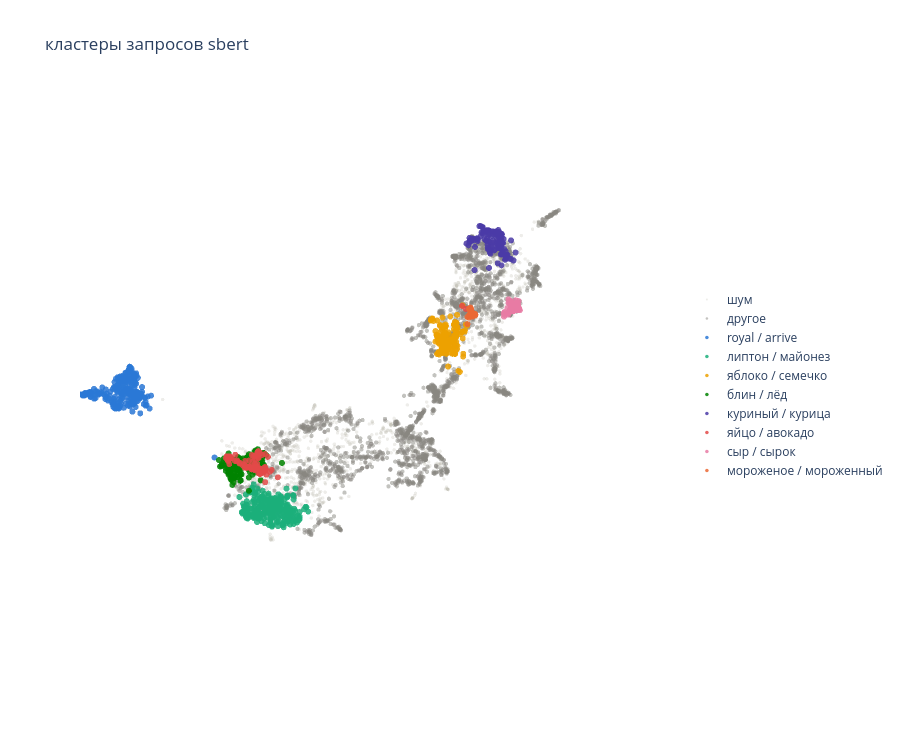

The cell this chart's notebook holds for it:
### Code cell
import plotly.graph_objects as go
import plotly.colors as pc

viz_reducer_3d_sbert = umap.UMAP(n_components=3, metric='cosine', random_state=42)
X_viz_3d_sbert = viz_reducer_3d_sbert.fit_transform(sbert_embeddings)

queries_arr_sbert = np.array(queries)

palette = ['#2a78d6', '#1baf7a', '#eda100', '#008300',
           '#4a3aa7', '#e34948', '#e87ba4', '#eb6834']


cluster_sizes_sbert = clustered_df_sbert[clustered_df_sbert['cluster'] != -1]['cluster'].value_counts()
top_clusters_sbert = cluster_sizes_sbert.head(8).index.tolist()

fig = go.Figure()

noise_mask = clustered_sbert == -1
fig.add_trace(go.Scatter3d(
    x=X_viz_3d_sbert[noise_mask, 0], y=X_viz_3d_sbert[noise_mask, 1], z=X_viz_3d_sbert[noise_mask, 2],
    mode='markers', marker=dict(size=2, color='#c3c2b7', opacity=0.3),
    text=queries_arr_sbert[noise_mask], hovertemplate='%{text}<extra></extra>',
    name='шум'
))

other_mask = ~noise_mask & ~np.isin(clustered_sbert, top_clusters_sbert)
if other_mask.any():
    fig.add_trace(go.Scatter3d(
        x=X_viz_3d_sbert[other_mask, 0], y=X_viz_3d_sbert[other_mask, 1], z=X_viz_3d_sbert[other_mask, 2],
        mode='markers', marker=dict(size=2.5, color='#898781', opacity=0.5),
        text=queries_arr_sbert[other_mask], hovertemplate='%{text}<extra></extra>',
        name='другое'
    ))

for color, c in zip(palette, top_clusters_sbert):
    mask = clustered_sbert == c
    fig.add_trace(go.Scatter3d(
        x=X_viz_3d_sbert[mask, 0], y=X_viz_3d_sbert[mask, 1], z=X_viz_3d_sbert[mask, 2],
        mode='markers', marker=dict(size=3.5, color=color, opacity=0.85),
        text=queries_arr_sbert[mask], hovertemplate='%{text}<extra></extra>',
        name=cluster_names_sbert.get(c, str(c))
    ))

fig.update_layout(
    title='кластеры запросов sbert',
    scene=dict(xaxis_visible=False, yaxis_visible=False, zaxis_visible=False),
    width=900, height=750,
    legend=dict(x=1.02, y=0.5)
)
fig.show()

### Figure 1 — Plotly figure (JSON) as saved in the notebook; plotly's stock layout.template omitted (floating-point values rounded to 4 significant figures; data arrays with more than 128 entries replaced by an {"elided": "..."} marker saying what was removed)
{"data": [{"hovertemplate": "%{text}<extra></extra>", "marker": {"color": "#c3c2b7", "opacity": 0.3, "size": 2}, "mode": "markers", "name": "шум", "text": {"elided": "1326 str values"}, "type": "scatter3d", "x": {"elided": "1326 float values"}, "y": {"elided": "1326 float values"}, "z": {"elided": "1326 float values"}}, {"hovertemplate": "%{text}<extra></extra>", "marker": {"color": "#898781", "opacity": 0.5, "size": 2.5}, "mode": "markers", "name": "другое", "text": {"elided": "2559 str values"}, "type": "scatter3d", "x": {"elided": "2559 float values"}, "y": {"elided": "2559 float values"}, "z": {"elided": "2559 float values"}}, {"hovertemplate": "%{text}<extra></extra>", "marker": {"color": "#2a78d6", "opacity": 0.85, "size": 3.5}, "mode": "markers", "name": "royal / arrive", "text": {"elided": "282 str values"}, "type": "scatter3d", "x": {"elided": "282 float values"}, "y": {"elided": "282 float values"}, "z": {"elided": "282 float values"}}, {"hovertemplate": "%{text}<extra></extra>", "marker": {"color": "#1baf7a", "opacity": 0.85, "size": 3.5}, "mode": "markers", "name": "липтон / майонез", "text": {"elided": "276 str values"}, "type": "scatter3d", "x": {"elided": "276 float values"}, "y": {"elided": "276 float values"}, "z": {"elided": "276 float values"}}, {"hovertemplate": "%{text}<extra></extra>", "marker": {"color": "#eda100", "opacity": 0.85, "size": 3.5}, "mode": "markers", "name": "яблоко / семечко", "text": {"elided": "181 str values"}, "type": "scatter3d", "x": {"elided": "181 float values"}, "y": {"elided": "181 float values"}, "z": {"elided": "181 float values"}}, {"hovertemplate": "%{text}<extra></extra>", "marker": {"color": "#008300", "opacity": 0.85, "size": 3.5}, "mode": "markers", "name": "блин / лёд", "text": {"elided": "162 str values"}, "type": "scatter3d", "x": {"elided": "162 float values"}, "y": {"elided": "162 float values"}, "z": {"elided": "162 float values"}}, {"hovertemplate": "%{text}<extra></extra>", "marker": {"color": "#4a3aa7", "opacity": 0.85, "size": 3.5}, "mode": "markers", "name": "куриный / курица", "text": {"elided": "149 str values"}, "type": "scatter3d", "x": {"elided": "149 float values"}, "y": {"elided": "149 float values"}, "z": {"elided": "149 float values"}}, {"hovertemplate": "%{text}<extra></extra>", "marker": {"color": "#e34948", "opacity": 0.85, "size": 3.5}, "mode": "markers", "name": "яйцо / авокадо", "text": [" корее", "kinder яйцо большое", "аво", "авокадо", "авокадо хасс", "амеиикано", "аулкадо", "афркадо", "бабушкино", "бадро", "бато", "безалко", "бездрожнаое", "биттео", "боканчини", "болоньезе maggi", "боржо", "боржоми", "бриивенное", "быстро приго", "варено", "газиро", "гранолаэ", "данисиссо", "даниссимо", "даниссимо тирамису", "добре", "дозато", "донисоимо", "затяжное", "зеленое село яйцо", "зеро", "итальянские при", "какаое", "канелли", "каннеллони", "комюо", "космбо", "курабье", "лавацо", "лечо", "лимонлимо", "майо", "майое", "макаро", "маскао", "мацаре", "меренговое пи", "меркнго", "миксидуо", "мисо", "мице", "млроженн", "мозито", "мохито", "мтроже", "напалено", "ну халапеньо", "орзо", "осало", "острый халапеньо", "параллини", "перетертое", "песто", "петушо", "плаавленн", "польское пе", "прошутто", "рамано", "рафаэлло", "ржано", "рико", "романо", "санфоо", "сгуще", "сельдио", "серце", "ситниковское", "слало", "сллив", "строчатело", "тарно", "таро", "темный гоко", "тесоо", "типа ригате", "тсто", "укладочное", "фаготтини", "фанта манго маракуйя", "фелино", "ферро роше", "филеевское", "фруто", "халопино", "черкизово сервелетти", "чибупело", "чириззо", "чиризо", "чирризо", "чоколатэ", "чооизо", "шаверно", "шоладное моро", "энергие", "эскимо", "эскимо maxiduo", "яйцо", "яйцо ка", "яйцо шокладное", "яшкино"], "type": "scatter3d", "x": [11.01, 10.44, 11.03, 10.35, 10.46, 10.88, 10.51, 10.53, 10.27, 10.7, 10.76, 11.1, 10.2, 10.43, 10.43, 10.43, 11.01, 10.23, 10.22, 11.21, 11.08, 10.55, 10.47, 10.62, 10.67, 10.28, 11.22, 11.12, 10.84, 10.17, 10.43, 10.9, 10.33, 10.32, 10.58, 10.44, 10.87, 10.48, 10.45, 10.32, 11.04, 11.04, 10.73, 10.34, 10.54, 10.57, 10.37, 10.2, 11.06, 10.34, 10.65, 10.48, 11.15, 10.84, 10.58, 11.07, 11.04, 10.51, 10.75, 11.12, 10.24, 10.42, 10.21, 10.63, 11.12, 11.17, 10.03, 10.43, 10.95, 10.55, 11.08, 10.61, 10.25, 10.55, 11.07, 10.58, 10.61, 10.04, 11.07, 11.24, 11.08, 11.07, 10.73, 10.67, 11.07, 10.66, 11.21, 10.15, 10.4, 10.39, 10.53, 11.09, 10.11, 10.57, 10.49, 10.49, 11.11, 10.54, 10.46, 10.51, 10.69, 10.7, 11.07, 10.39, 10.73, 0.499, 0.4853, 10.49, 11.15, 10.31, 10.44], "y": [5.336, 5.181, 5.082, 5.479, 5.489, 5.16, 5.472, 5.378, 5.202, 5.364, 5.258, 5.158, 5.096, 5.736, 5.478, 5.572, 5.113, 5.931, 5.116, 5.294, 5.091, 5.429, 5.732, 5.357, 5.269, 5.482, 5.402, 5.207, 5.202, 5.084, 5.606, 5.163, 5.551, 5.214, 5.658, 5.447, 5.379, 5.424, 5.757, 5.283, 5.145, 5.076, 5.256, 5.169, 5.447, 5.42, 5.593, 5.148, 5.176, 5.527, 5.323, 5.369, 5.221, 5.172, 5.305, 5.181, 5.119, 5.559, 5.242, 5.101, 5.609, 5.391, 5.099, 5.325, 5.18, 5.216, 5.294, 5.31, 5.156, 5.368, 5.081, 5.298, 5.735, 5.343, 5.12, 5.864, 5.451, 5.177, 5.071, 5.375, 5.1, 5.086, 5.3, 5.601, 5.146, 5.733, 5.202, 5.109, 5.466, 5.467, 5.401, 5.12, 5.153, 5.318, 5.308, 5.317, 5.067, 5.343, 5.416, 5.386, 5.481, 5.248, 5.109, 5.166, 5.3, 4.247, 4.061, 5.343, 5.153, 5.12, 5.283], "z": [8.363, 7.914, 8.104, 7.514, 7.459, 7.985, 7.685, 7.618, 7.74, 7.795, 7.839, 8.199, 7.791, 7.765, 7.62, 7.533, 8.101, 7.477, 7.817, 8.356, 8.171, 7.718, 7.72, 7.64, 7.676, 7.48, 8.415, 8.245, 7.905, 7.818, 7.56, 7.969, 7.657, 7.843, 7.643, 7.56, 7.943, 7.685, 7.599, 7.792, 8.135, 8.145, 7.784, 7.81, 7.673, 7.68, 7.633, 7.806, 8.173, 7.627, 7.741, 7.904, 8.199, 7.863, 7.625, 8.243, 8.153, 7.632, 7.706, 8.228, 7.472, 7.548, 7.818, 7.739, 8.255, 8.181, 7.665, 7.491, 8.005, 7.572, 8.183, 7.906, 7.625, 7.605, 8.208, 7.496, 7.962, 7.693, 8.189, 8.224, 8.175, 8.161, 7.734, 7.897, 8.172, 7.775, 8.291, 7.777, 7.574, 7.486, 7.596, 8.219, 7.696, 7.603, 7.595, 7.622, 8.204, 7.593, 7.78, 7.646, 7.767, 7.67, 8.19, 7.828, 7.964, 7.977, 8.018, 7.734, 8.173, 7.78, 7.56]}, {"hovertemplate": "%{text}<extra></extra>", "marker": {"color": "#e87ba4", "opacity": 0.85, "size": 3.5}, "mode": "markers", "name": "сыр / сырок", "text": ["albert сыр", "natura сыр", "адыгейский сыр", "козьи сыр", "мягкий сыр блю", "нарез сыр", "пармезан ла", "пармезан шо", "российский сыр  зеленое", "сливочный сыр", "сливочный сыр крем", "сыр", "сыр ", "сыр  с плес", "сыр viola", "сыр ады", "сыр ассорти", "сыр белая", "сыр бнзлак", "сыр брынза", "сыр буррата", "сыр в  нарезке", "сыр в банке", "сыр в нарезке в", "сыр в нарезке натура", "сыр вдыгейский", "сыр виола плав", "сыр имере", "сыр камамбер президент", "сыр козий купить", "сыр косичка", "сыр косч", "сыр косчт", "сыр легкий", "сыр легкий кий", "сыр легкий натура", "сыр ливочный", "сыр лёгкий", "сыр маздас", "сыр мамкооп", "сыр маскарпоне", "сыр мягий", "сыр мягкий natura", "сыр намазка", "сыр нарезка", "сыр нарезной", "сыр натертый", "сыр нет", "сыр обезжиренный", "сыр олега си", "сыр пармезан", "сыр плавленный", "сыр плавленный  hochland", "сыр плавленный hochland", "сыр плавленный для бургеров", "сыр плавленый", "сыр плавленый в ломтиках", "сыр плавленый и", "сыр плавленый сливочный", "сыр плавленым", "сыр плесени", "сыр плывленный", "сыр полутвердный", "сыр полутвердый", "сыр помидрры", "сыр россии", "сыр с голландский", "сыр с плесе", "сыр с плеченью", "сыр самокат сливочный", "сыр свмокат", "сыр сертак", "сыр склер", "сыр сли", "сыр сливосный", "сыр сливочной", "сыр твердый года", "сыр тверь", "сыр тертый", "сыр тыержый", "сыр фета для салатов", "сыр че", "сыр чли", "сыре", "сырное отсорти", "сырный рамен", "сырок", "сырок бельгийском", "сырок в бельг", "сырок первый вкус", "сырок росагр", "сырок с твердый", "сырок твор", "сырок чудо", "тварожний сыр", "твердый пармезан", "твердый сыр ", "тухлый сыр"], "type": "scatter3d", "x": [1.001, 0.9756, 0.7342, 0.8675, 0.7356, 1.074, 1.072, 1.009, 0.7359, 0.7672, 0.803, 1.096, 1.088, 0.9422, 0.9512, 1.041, 0.8424, 0.826, 0.8574, 0.8678, 0.9295, 0.7742, 1.094, 0.7904, 0.6681, 0.8154, 0.8749, 1.04, 0.9024, 0.8268, 0.8742, 0.9685, 0.8849, 0.6926, 0.6723, 0.6686, 0.7755, 0.6951, 0.914, 0.8465, 0.9398, 0.7543, 0.7059, 0.9516, 0.8028, 0.6778, 0.6644, 1.002, 0.7731, 1.078, 0.8938, 0.6006, 0.6288, 0.6468, 0.6278, 0.5877, 0.6256, 0.5808, 0.6385, 0.6122, 0.9522, 0.5968, 0.6269, 0.5948, 0.8052, 1.079, 0.8541, 0.9265, 0.7995, 0.6576, 0.8455, 0.9161, 0.8379, 1.096, 0.6569, 0.674, 0.7825, 1.085, 0.689, 0.8567, 0.7576, 1.064, 1.032, 1.24, 0.7833, 1.134, 1.393, 0.9843, 1.205, 0.6239, 1.335, 1.212, 1.428, 1.431, 0.8396, 0.9381, 0.8258, 0.8688], "y": [6.492, 6.469, 6.344, 6.389, 6.281, 6.454, 6.334, 6.404, 6.334, 6.211, 6.041, 6.507, 6.477, 6.381, 6.337, 6.469, 6.432, 6.475, 6.356, 6.256, 6.285, 6.468, 6.511, 6.468, 6.442, 6.443, 6.315, 6.427, 6.302, 6.538, 6.407, 6.485, 6.597, 6.509, 6.393, 6.454, 6.291, 6.482, 6.328, 6.332, 6.22, 6.507, 6.404, 6.508, 6.523, 6.435, 6.474, 6.572, 6.176, 6.49, 6.251, 6.279, 6.222, 6.266, 6.234, 6.282, 6.233, 6.259, 6.157, 6.31, 6.543, 6.32, 6.385, 6.37, 6.522, 6.54, 6.327, 6.324, 6.388, 6.183, 6.637, 6.571, 6.595, 6.569, 6.206, 6.149, 6.495, 6.585, 6.389, 6.513, 6.327, 6.572, 6.549, 6.419, 6.497, 6.522, 6.406, 6.383, 6.446, 6.261, 6.447, 6.433, 6.465, 6.456, 6.47, 6.35, 6.477, 6.48], "z": [9.169, 9.147, 8.898, 9.062, 8.866, 9.2, 9.226, 9.216, 8.842, 8.795, 8.676, 9.21, 9.183, 9.133, 9.243, 9.115, 9.278, 9.136, 9.094, 9.166, 9.244, 9.178, 9.198, 9.196, 9.036, 8.981, 9.128, 9.083, 9.184, 9.042, 9.044, 9.069, 9.029, 8.915, 8.871, 8.86, 8.896, 8.914, 9.183, 9.111, 9.269, 8.978, 8.914, 9.202, 9.267, 9.013, 8.963, 9.093, 8.621, 9.126, 9.114, 8.75, 8.727, 8.773, 8.729, 8.762, 8.719, 8.724, 8.669, 8.806, 9.119, 8.81, 8.85, 8.812, 9.025, 9.098, 9.043, 9.099, 9.013, 8.692, 9.0, 9.013, 9.028, 9.111, 8.722, 8.671, 8.958, 9.099, 8.91, 9.044, 9.078, 9.183, 9.109, 9.144, 9.123, 9.168, 9.019, 9.082, 8.99, 8.723, 9.002, 8.941, 8.994, 8.923, 9.076, 9.151, 9.027, 9.039]}, {"hovertemplate": "%{text}<extra></extra>", "marker": {"color": "#eb6834", "opacity": 0.85, "size": 3.5}, "mode": "markers", "name": "мороженое / мороженный", "text": ["feelin мороженое с рисовыми шариками", "me nemoloko шоколадное", "snickers мороженное", "белые грибы мороженое", "брекет мороженое", "желе в пачке", "карамельное пи", "клубничное мороженое", "коктейль мороженое", "магнат мороженное", "манго мороженое", "мороженное", "мороженное гранат", "мороженное гранулированный", "мороженое", "мороженое ", "мороженое  без саха", "мороженое азари", "мороженое без сазара", "мороженое белый лактозы", "мороженое бон пари", "мороженое брекеты", "мороженое брикет", "мороженое в", "мороженое в вафель", "мороженое в печееье", "мороженое ванильно", "мороженое ведерко", "мороженое га", "мороженое дубай", "мороженое дубайский", "мороженое золотая", "мороженое золотой", "мороженое клубника", "мороженое кремб", "мороженое ле фам", "мороженое магнат соленая", "мороженое магнат трюфель", "мороженое манго", "мороженое молочный", "мороженое монтера", "мороженое мотии", "мороженое на йогурте", "мороженое пай", "мороженое пломбир", "мороженое пломбир клубника", "мороженое русский стан", "мороженое с вар", "мороженое с желе", "мороженое с крошка", "мороженое с соленой", "мороженое с соленой к", "мороженое с шоколадным печеньем", "мороженое самокат вафельный стаканчик пломбир", "мороженое самокат маршмеллоу", "мороженое самокат типами", "мороженое сибхолод", "мороженое снежный городок гринч", "мороженое сникерс", "мороженое соленая карамель", "мороженое стаканчик или в баночке", "мороженое стендам", "мороженое фиста", "мороженое фисташ", "мороженое фисташка", "мороженое чистое", "мороженое шоколадное", "мороженое эко", "мороженок шоколадное", "популярная мороженое с шариками внутри", "протеиновое мороженное", "самокат мороженое", "стаканчик шоколадный пломбир", "фисташковое мороженое", "шоколадное киндер сюрприз", "шоколадное мороженное", "шоколадное мороженое стаканчик"], "type": "scatter3d", "x": [0.673, 0.9561, 0.5647, 0.486, 0.2878, 0.6473, 0.6116, 0.531, 0.3627, 0.4401, 0.5214, 0.5836, 0.5771, 0.6502, 0.3939, 0.4084, 0.4799, 0.3438, 0.4656, 0.6558, 0.2826, 0.314, 0.376, 0.3036, 0.6337, 0.2895, 0.3737, 0.3409, 0.2573, 0.241, 0.3063, 0.3475, 0.3833, 0.4761, 0.3988, 0.2816, 0.5128, 0.571, 0.4737, 0.4153, 0.3933, 0.2482, 0.3099, 0.2043, 0.5225, 0.6099, 0.2385, 0.5464, 0.6226, 0.5867, 0.7075, 0.7055, 0.6888, 0.6536, 0.3112, 0.2774, 0.2532, 0.2343, 0.6568, 0.5773, 0.5037, 0.2248, 0.3193, 0.3577, 0.3863, 0.327, 0.4688, 0.299, 0.5868, 0.6218, 0.6507, 0.2947, 0.7164, 0.4809, 0.5186, 0.6582, 0.4694], "y": [4.697, 4.708, 4.559, 4.489, 4.323, 4.574, 4.62, 4.5, 4.396, 4.464, 4.478, 4.568, 4.557, 4.777, 4.299, 4.353, 4.445, 4.315, 4.437, 4.717, 4.31, 4.404, 4.423, 4.277, 4.603, 4.302, 4.426, 4.337, 4.277, 4.316, 4.374, 4.431, 4.402, 4.491, 4.416, 4.258, 4.569, 4.596, 4.429, 4.586, 4.424, 4.305, 4.352, 4.248, 4.504, 4.571, 4.299, 4.578, 4.675, 4.607, 4.824, 4.807, 4.674, 4.527, 4.361, 4.364, 4.328, 4.272, 4.536, 4.605, 4.478, 4.238, 4.374, 4.405, 4.462, 4.394, 4.499, 4.368, 4.552, 4.657, 4.719, 4.327, 4.504, 4.565, 4.496, 4.58, 4.466], "z": [7.986, 7.738, 7.971, 7.877, 7.808, 8.009, 7.997, 7.943, 7.811, 7.864, 7.942, 7.94, 7.938, 7.985, 7.962, 7.937, 7.95, 7.96, 7.943, 7.967, 7.84, 7.756, 7.818, 7.898, 8.006, 7.869, 7.793, 7.811, 7.891, 7.802, 7.812, 7.718, 7.807, 7.863, 7.858, 7.884, 7.848, 7.88, 7.966, 7.875, 7.843, 7.815, 7.816, 7.878, 7.865, 7.851, 7.811, 7.961, 8.004, 7.978, 8.06, 8.078, 7.998, 7.798, 7.823, 7.769, 7.74, 7.808, 7.928, 7.887, 7.764, 7.919, 7.777, 7.8, 7.775, 7.768, 7.787, 7.748, 7.857, 7.887, 8.008, 7.8, 7.847, 7.815, 7.851, 7.943, 7.781]}], "layout": {"height": 750, "legend": {"x": 1.02, "y": 0.5}, "scene": {"xaxis": {"visible": false}, "yaxis": {"visible": false}, "zaxis": {"visible": false}}, "title": {"text": "кластеры запросов sbert"}, "width": 900}}
